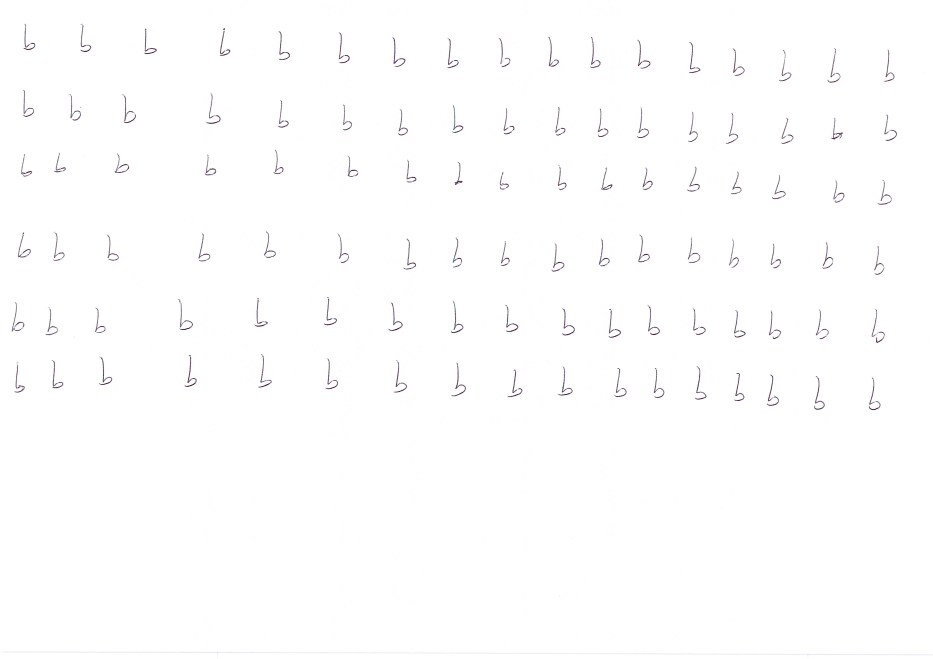
#> input picture 2_handwritten_recognition/data/raw/b.jpg, 4665 x 3292 px (shown at 1/5 size); its folder holds only this picture in this run
$ python -i HU.py   (imports and definitions only)
#> lines starting #> are read from the running program, lines starting #| are printed output that depends on the picture; after the words box and inside, x2 and y2 are one past the last pixel; in counts of white or black regions, pixels touching at a corner belong together
# -*- coding: utf-8 -*-
"""
Created on Sun Jan 11 19:13:23 2026

@author: veroe
"""

# -*- coding: utf-8 -*-
"""
Handcrafted feature extraction using only OpenCV + NumPy
Features:
- Hu moments (7)
- Shape descriptors: area, perimeter, circularity, roundness, aspect ratio, extent, solidity
- Gradient statistics
- Curvature statistics
"""

import cv2
import numpy as np
import csv
import os

# --------------------------------------------------
# Feature extraction function
# --------------------------------------------------
def extract_hu_features(img_path):
#> called with img_path = '../../../data/raw/b.jpg'
    img = cv2.imread(img_path, cv2.IMREAD_GRAYSCALE)
#> img: shape (3292, 4665); min 0, max 255, mean 253.6
    if img is None:
        print(f"Cannot read image: {img_path}")
        return None

    # Resize for normalization
    img = cv2.resize(img, (32, 32))
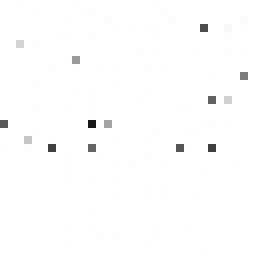
#> img: shape (32, 32) (shown 8 times larger); min 24, max 255, mean 253

    # --------------------------------------------------
    # Binarization & contour extraction
    # --------------------------------------------------
    _, thresh = cv2.threshold(img, 127, 255, cv2.THRESH_BINARY_INV)
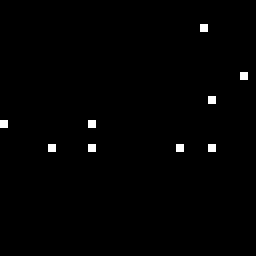
#> thresh: shape (32, 32) (shown 8 times larger); 0.88% white in thin lines or dots, all inside (x1, y1, x2, y2) = (0, 3, 31, 19)
    contours, _ = cv2.findContours(
        thresh, cv2.RETR_EXTERNAL, cv2.CHAIN_APPROX_SIMPLE
    )
#> contours = 9 contours, all with area under 20

    if len(contours) == 0:
        return None

    # Keep the largest contour
    c = max(contours, key=cv2.contourArea)
#> c = [[26, 18]]

    # --------------------------------------------------
    # 1 Hu moments (global shape)
    # --------------------------------------------------
    moments = cv2.moments(c)
#> moments = moments, m00 0
    hu = cv2.HuMoments(moments).flatten()
#> hu = [0, 0, 0, 0, 0, 0, 0]
    hu = -np.sign(hu) * np.log10(np.abs(hu) + 1e-10)


    # --------------------------------------------------
    # 2 Feature vector concatenation
    # --------------------------------------------------
    feature_vector = np.concatenate([
        hu  # 7
    ])
#> feature_vector = [0, 0, 0, 0, 0, 0, 0]

    return feature_vector

>>> result = extract_hu_features('../../../data/raw/b.jpg')
#> result = [0, 0, 0, 0, 0, 0, 0]
